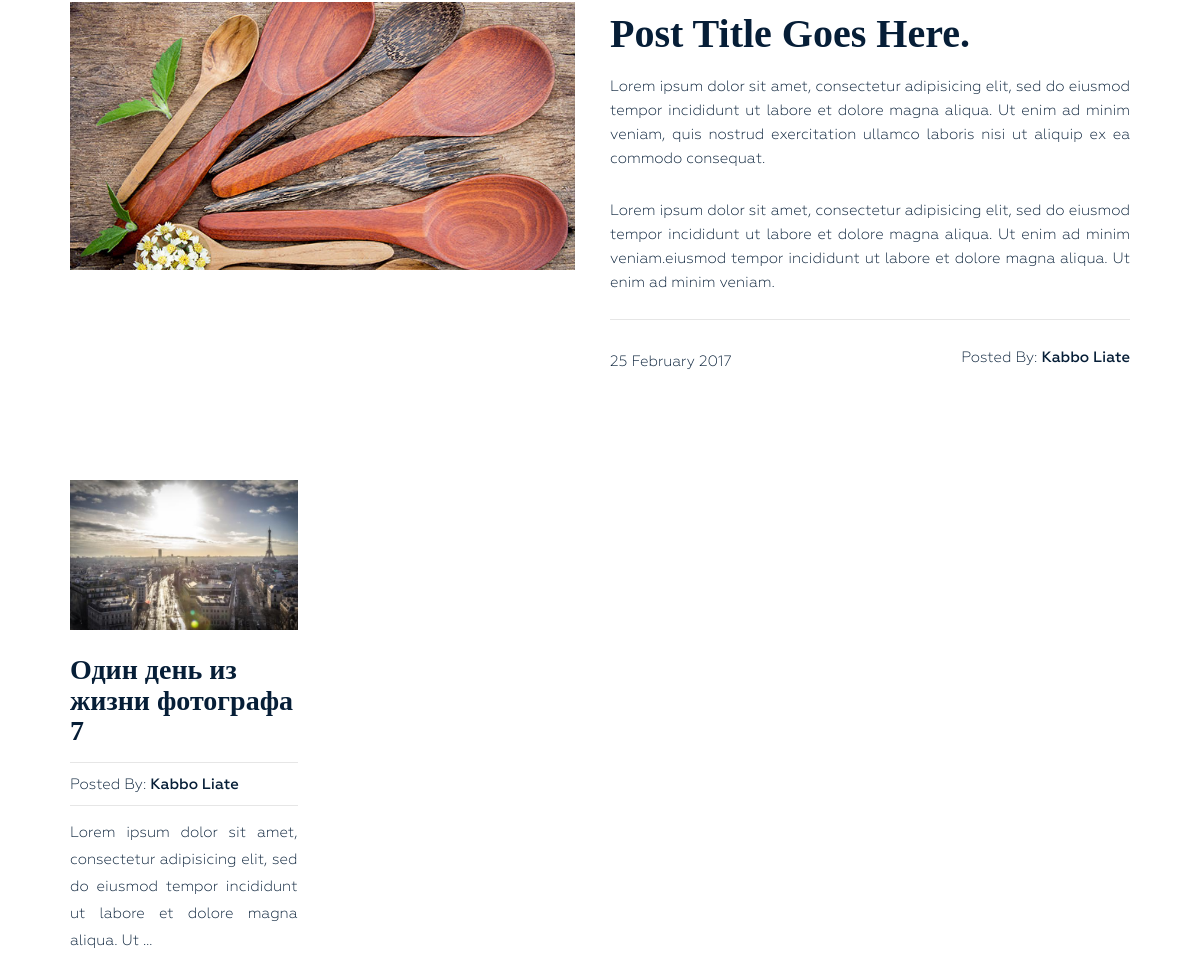
Before: /category/food/ (middle part) with the older database file.
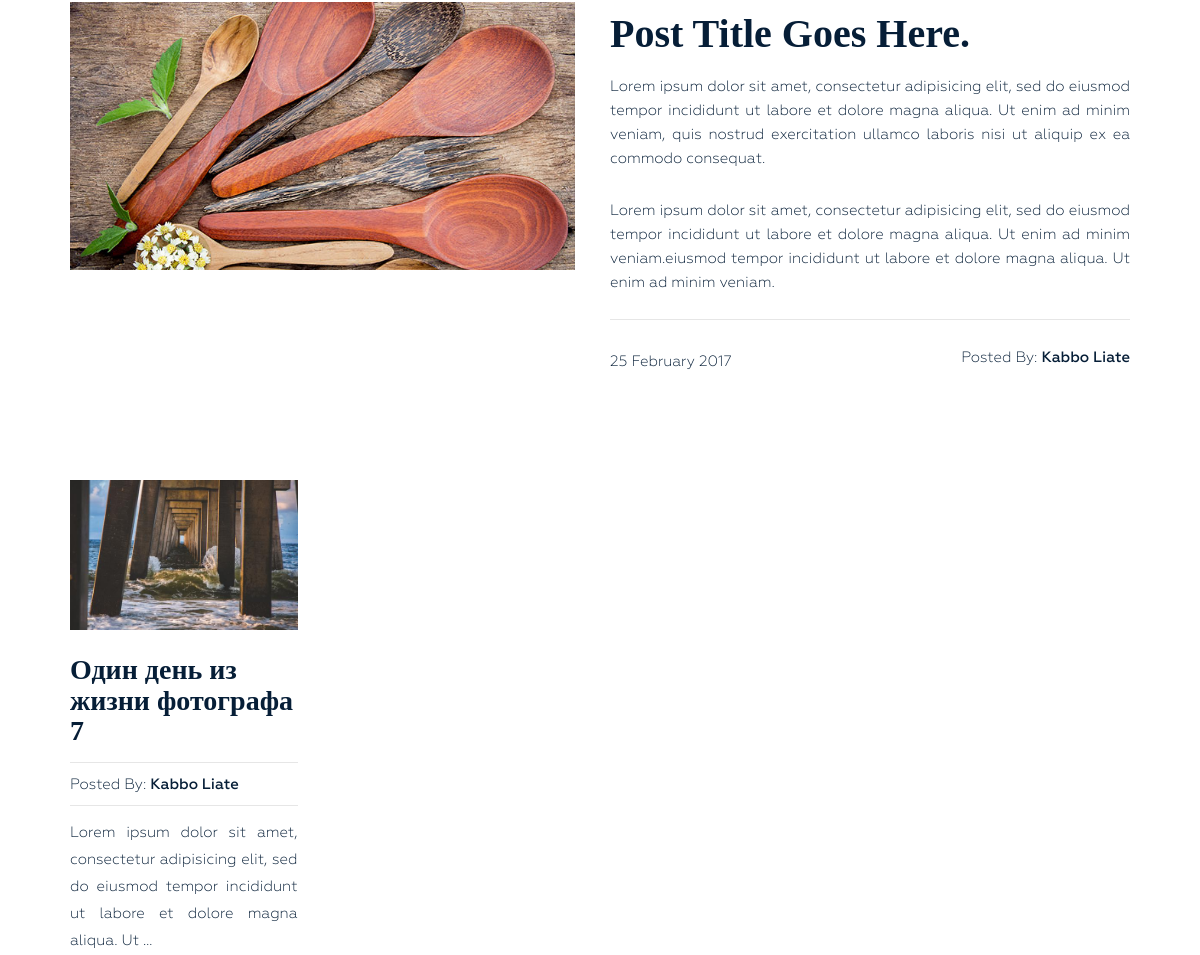
After: the same page with the newer database file.
### blog/models.py (models this page shows, shortened)
class Post(models.Model):
    title = models.CharField(max_length=255)
    author = models.CharField(max_length=100)
    content = models.TextField(max_length=100,blank=True)
    created_at = models.DateTimeField(auto_now_add=True, verbose_name='Опубликовано')
    photo = models.ImageField(upload_to='photos/%Y/%m/%d/', blank=True)
    slug = models.SlugField(max_length=255, verbose_name='Url', unique=True)
    views = models.IntegerField(default=0, verbose_name='Количество просмотров')
    category = models.ForeignKey(Category, on_delete=models.PROTECT, related_name='posts')
    tags = models.ManyToManyField(Tag, blank=True, related_name='posts')
    def get_absolute_url(self):
        return reverse('post',kwargs={"slug":self.slug})
    class Meta:
        verbose_name = 'Статья'
        verbose_name_plural = 'Статьи'
        ordering = ['-created_at']

### blog/views.py (the view)
# urls.py: path('category/<str:slug>/', PostsByCategory.as_view() ,name='category'),
class PostsByCategory(ListView):
    template_name = 'blog/index.html'
    context_object_name = 'posts'
    paginate_by = 1
    allow_empty = False
    def get_queryset(self):
        return Post.objects.filter(category__slug=self.kwargs['slug'])
    def get_context_data(self, *, object_list=None, **kwargs):
        context = super().get_context_data(**kwargs)
        context['title'] = Category.objects.get(slug=self.kwargs['slug'])
        return context

### blog/models.py (called while the page is built)
    def __str__(self):
        return self.title

    def get_absolute_url(self):
        return reverse('category',kwargs={"slug":self.slug})

### blog/templatetags/menu.py (called while the page is built)
@register.inclusion_tag('blog/menu_tpl.html')
def show_menu(menu_class='menu'):
    categories = Category.objects.all()
    return {"categories": categories, "menu_class":menu_class}

### blog/templates/blog/index.html (shortened to what this page needs)
{% extends 'base.html' %}
{% load static %}
{% block content %}
<section class="blog-post-area">
    <div class="container">
        <div class="row">
            <div class="blog-post-area-style">
                    <div class="col-md-12">
                        <div class="single-post-big">
                            <div class="big-image">
                                <img src="{% static 'img/post-image1.jpg' %}" alt="">
                            </div>
                            <div class="big-text">
                                <h3><a href="#">Post Title Goes Here.</a></h3>
                                <p>Lorem ipsum dolor sit amet, consectetur adipisicing elit, sed do eiusmod tempor incididunt ut labore et dolore magna aliqua. Ut enim ad minim veniam, quis nostrud exercitation ullamco laboris nisi ut aliquip ex ea commodo consequat.</p>
                                <p>Lorem ipsum dolor sit amet, consectetur adipisicing elit, sed do eiusmod tempor incididunt ut labore et dolore magna aliqua. Ut enim ad minim veniam.eiusmod tempor incididunt ut labore et dolore magna aliqua. Ut enim ad minim veniam.</p>
                                <h4><span class="date">25 February 2017</span><span class="author">Posted By: <span class="author-name">Kabbo Liate</span></span>
                                </h4>
                            </div>
                        </div>
                    </div>
                    {% for post in posts %}
                    <div class="col-md-3">
                        <div class="single-post">
                                {% if post.photo %}
                                    <img src="{{ post.photo.url }}" alt="{{ post.title }}">
                                {%else%}
                                    <img src="https://picsum.photos/536/354" alt="{{ post.title }}">
                                {%endif%}
                            <h3><a href="{{ post.get_absolute_url }}">{{ post.title }}</a></h3>
                            <h4><span>Posted By: <span class="author-name">{{ post.author }}</span></span>
                            </h4>
                            {{ post.content|truncatewords_html:20|safe }}
                        </div>
                    </div>
                    {% endfor %}
            </div>
        </div>
    </div>
</section>
{% endblock %}

Changed rows visible on the page:
changed Post "Один день из жизни фотографа 7": photo: a different picture
